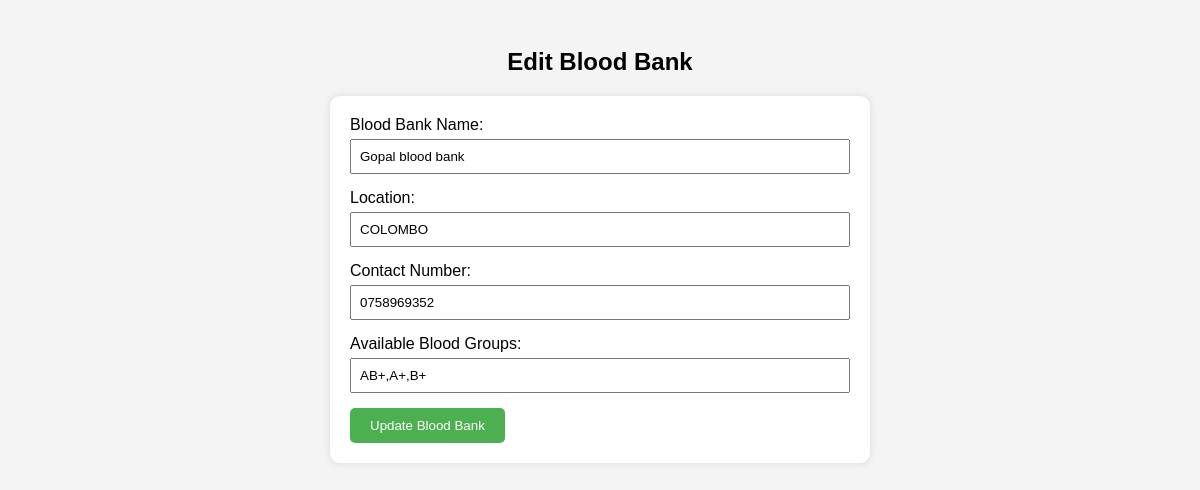
/edit_blood_bank.php?id=1 (signed in), run on the app's committed database.
### tables this page shows
CREATE TABLE `blood_banks` (
  `id` int(11) NOT NULL,
  `name` varchar(255) NOT NULL,
  `location` varchar(255) NOT NULL,
  `contact_number` varchar(20) NOT NULL,
  `available_blood_groups` text NOT NULL
);

### edit_blood_bank.php (the view, shortened to what this page needs)
<?php
$conn = new mysqli("localhost", "root", "", "blood_donation");
$id = $_GET['id'];
$result = $conn->query("SELECT * FROM blood_banks WHERE id='$id'");
$bank = $result->fetch_assoc();
?>
<!DOCTYPE html>
<html lang="en">
<head>
    <link rel="stylesheet" href="edit_blood_bank.css">
</head>
<body>
    <h2>Edit Blood Bank</h2>
    <form method="POST" action="">
        <div>
            <label for="name">Blood Bank Name:</label>
            <input type="text" id="name" name="name" value="<?php echo $bank['name']; ?>" required>
        </div>
        <div>
            <label for="location">Location:</label>
            <input type="text" id="location" name="location" value="<?php echo $bank['location']; ?>" required>
        </div>
        <div>
            <label for="contact_number">Contact Number:</label>
            <input type="text" id="contact_number" name="contact_number" value="<?php echo $bank['contact_number']; ?>" required>
        </div>
        <div>
            <label for="available_blood_groups">Available Blood Groups:</label>
            <input type="text" id="available_blood_groups" name="available_blood_groups" value="<?php echo $bank['available_blood_groups']; ?>" required>
        </div>
        <button type="submit">Update Blood Bank</button>
    </form>
</body>
</html>

### edit_blood_bank.css (style rules this page uses)
body { font-family: Arial, sans-serif; background-color: #f4f4f4; padding: 20px; }
h2 { text-align: center; }
form { max-width: 500px; margin: 0 auto; background-color: #fff; padding: 20px; border-radius: 10px; box-shadow: 0 0 10px rgba(0, 0, 0, 0.1); }
div { margin-bottom: 15px; }
label { display: block; margin-bottom: 5px; }
input[type="text"] { width: 100%; padding: 8px; box-sizing: border-box; }
button { display: inline-block; background-color: #4CAF50; color: white; border: none; padding: 10px 20px; border-radius: 5px; cursor: pointer; }

### data on the page
blood_banks: name "Gopal blood bank", location "COLOMBO", contact_number "0758969352", available_blood_groups "AB+,A+,B+"
